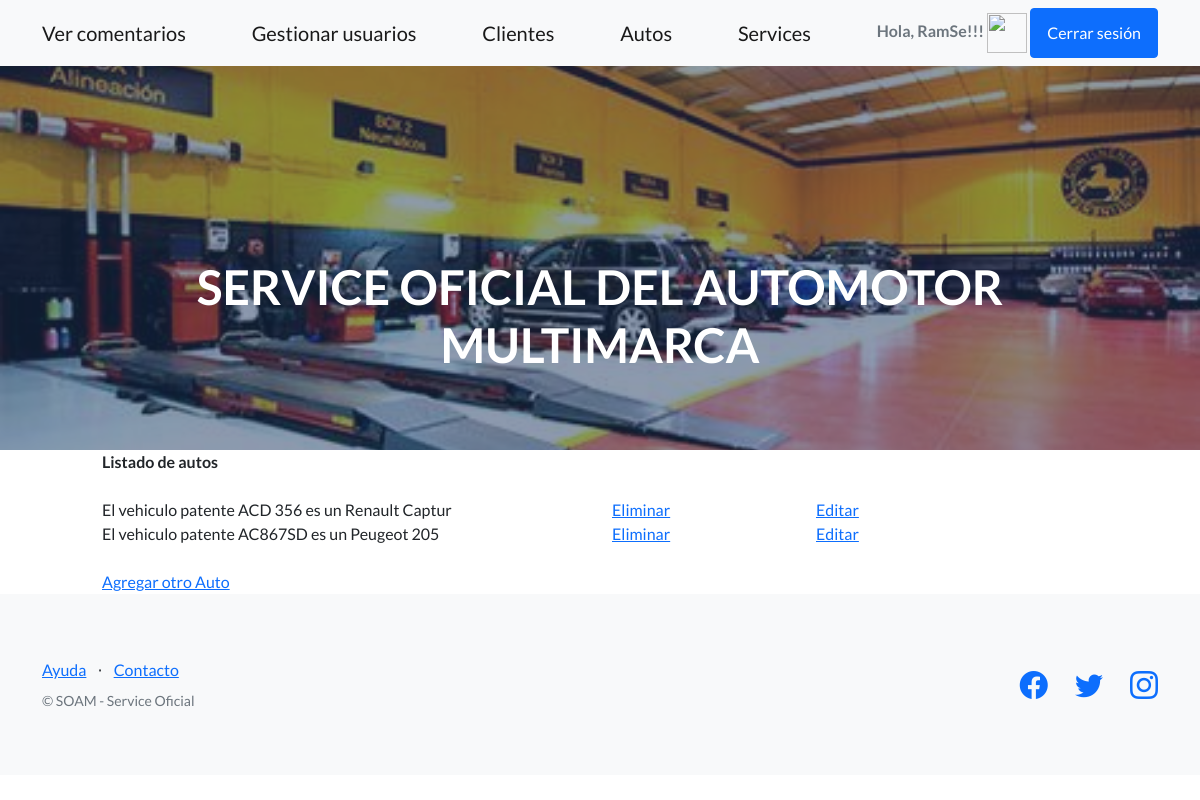
Page /FinalApp_RamSe/leerAutos (signed in) on the committed database.
### FinalApp_RamSe/models.py (models this page shows)
class Automovil(models.Model):
    marca = models.CharField(max_length=50)
    modelo = models.CharField(max_length=50)
    patente = models.CharField(max_length=7)
    def __str__(self):
        return("El vehiculo patente "+self.patente+" es un "+self.marca+" "+self.modelo)

### FinalApp_RamSe/views.py (the view)
# urls.py: path('leerAutos',leerAutos, name="LeerAutos"),
@login_required
def leerAutos(request):
    autos = Automovil.objects.all() #trae todos los autos
    contexto= {"autos": autos}
    return render(request, "FinalApp_RamSe/leerAutos.html",contexto)

### FinalApp_RamSe/templates/FinalApp_RamSe/leerAutos.html (shortened to what this page needs)
{% extends "FinalApp_RamSe/padre.html" %}
{% load static %}
{% block contenidoQueCambia %}
<div class="contact-fluid">
    <div class="row">
        <div class="col-1">
        </div>
        <div class="col-2">
            <b>Listado de autos</b>
        </div>
    </div>
    {% for auto in autos %}
    <div class="row">
        <div class="col-1"></div>
        <div class="col-5">
            {{auto}}
        </div>
        <div class="col-2">
          <a href="{% url 'EliminarAuto' auto.patente %}"> Eliminar</a>
        </div>
        <div class="col-2">
            <a href="{% url 'EditarAuto' auto.patente %}"> Editar</a>
        </div>
    </div>
    {% endfor %}
    <div class="row">
        <div class="col-1"></div>
        <div class="col-5">
            <br><a href="autoFormulario">Agregar otro Auto</a>
        </div>
    </div>
</div>
{% endblock %}

### FinalApp_RamSe/templates/FinalApp_RamSe/padre.html (shortened to what this page needs)
<!DOCTYPE html>
<html lang="es">
    <head>
        {% load static %}
        <link href="https://cdn.jsdelivr.net/npm/bootstrap-icons@1.5.0/font/bootstrap-icons.css" rel="stylesheet" type="text/css" />
        <link href="{%static 'FinalApp_RamSe/css/styles.css' %}" rel="stylesheet" />
    </head>
    <body>
        <nav class="navbar navbar-light bg-light static-top">
            <div class="container">
                {% if request.user.is_authenticated %}
                <a class="navbar-brand" href="{%url 'Pages' %}">Ver comentarios</a>
                <a class="navbar-brand" href="../admin" target="_blank">Gestionar usuarios</a>
                <a class="navbar-brand" href="{%url 'LeerClientes' %}">Clientes</a>
                <a class="navbar-brand" href="{%url 'LeerAutos' %}">Autos</a>
                <a class="navbar-brand" href="{%url 'LeerServices' %}">Services</a>
                <p class="text-muted medium mb-4 mb-lg-0"><b>Hola, {{user.username}}!!!</b>
                <img src="{{avatar}}" width="40px" height="40px" >
                <a class="btn btn-primary" href="{%url 'Logout' %}">Cerrar sesión</a></p>
                {% endif %}
            </div>
        </nav>
        <header class="masthead">
            <div class="container position-relative">
                <div class="row justify-content-center">
                    <div class="col-l-6">
                        <div class="text-center text-white">
                            <h1 class="mb-5" >SERVICE OFICIAL DEL AUTOMOTOR MULTIMARCA</h1>
                        </div>
                    </div>
                </div>
            </div>
        </header>
        {% block contenidoQueCambia %}
        {% endblock %}
        <footer class="footer bg-light">
            <div class="container">
                <div class="row">
                    <div class="col-lg-6 h-100 text-center text-lg-start my-auto">
                        <ul class="list-inline mb-2">
                            <li class="list-inline-item"><a href="#!">Ayuda</a></li>
                            <li class="list-inline-item">⋅</li>
                            <li class="list-inline-item"><a href="#!">Contacto</a></li>
                        </ul>
                        <p class="text-muted small mb-4 mb-lg-0">&copy; SOAM - Service Oficial</p>
                    </div>
                    <div class="col-lg-6 h-100 text-center text-lg-end my-auto">
                        <ul class="list-inline mb-0">
                            <li class="list-inline-item me-4">
                                <a href="#!"><i class="bi-facebook fs-3"></i></a>
                            </li>
                            <li class="list-inline-item me-4">
                                <a href="#!"><i class="bi-twitter fs-3"></i></a>
                            </li>
                            <li class="list-inline-item">
                                <a href="#!"><i class="bi-instagram fs-3"></i></a>
                            </li>
                        </ul>
                    </div>
                </div>
            </div>
        </footer>
    </body>
</html>

### rows in the picture
Automovil: patente+marca+modelo "El vehiculo patente ACD 356 es un Renault Captur"
Automovil: patente+marca+modelo "El vehiculo patente AC867SD es un Peugeot 205"

### other values in the picture
{{ user.username }} "RamSe"
